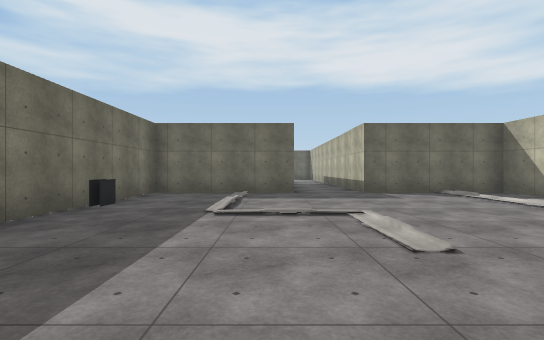
View 1 (above)

16 first-person views from a walk through a Unity game level. The camera is 1.3 m above the floor, looks level and sees 85° across. The floor is counted in squares, 2 m on a side. Each view is taken from the middle of a square. On the plan, view 1 faces up. The plan holds only what a view shows up to about 9 squares ahead; the rest is blank. The place goes on beyond the plan. The player character is not drawn. Some animated figures are left out. Some surface patterns are stand-ins.

View 2
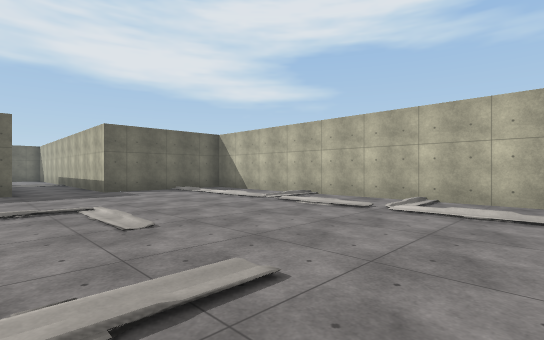

View 3
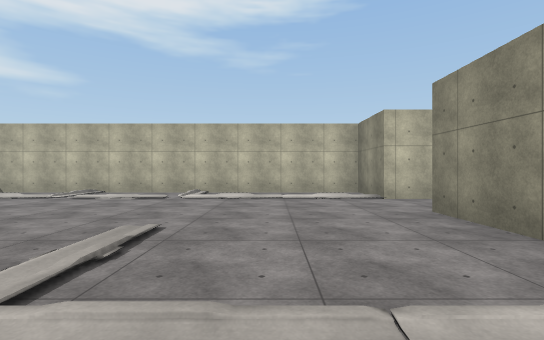

View 4
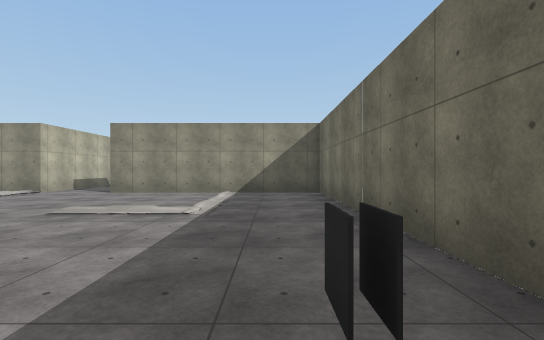

View 5
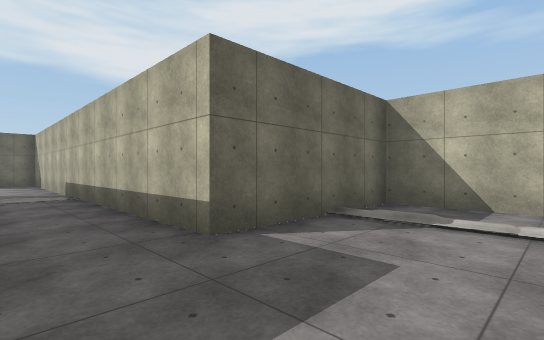

View 6
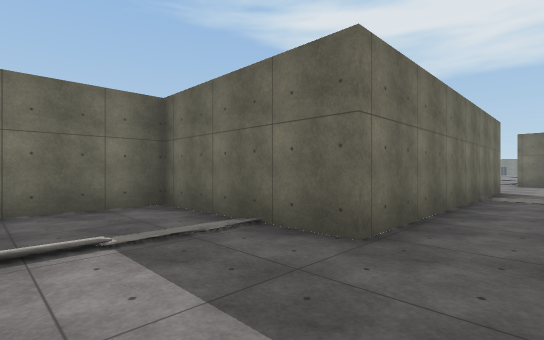

View 7
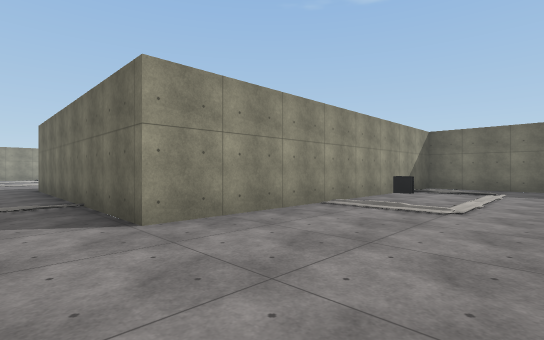

View 8
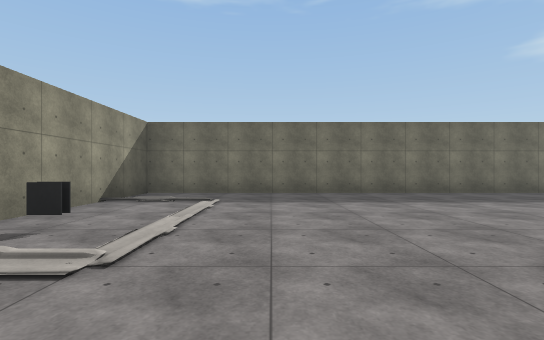

View 9
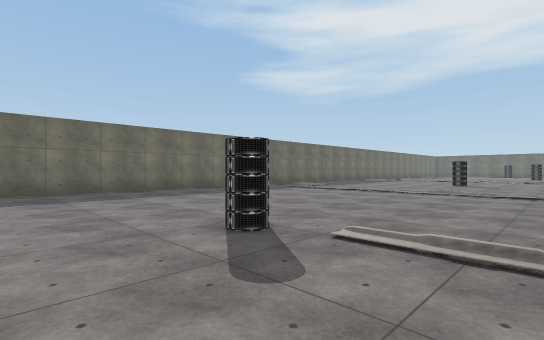

View 10
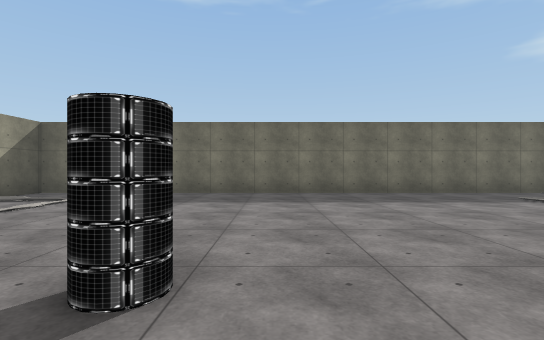

View 11
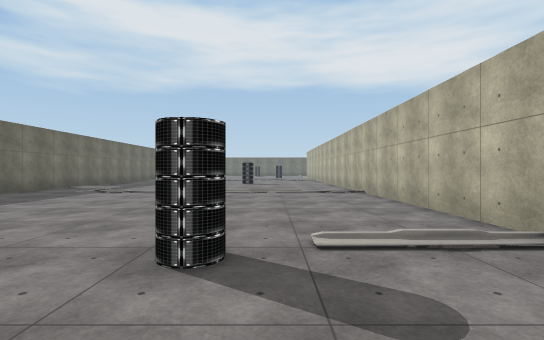

View 12
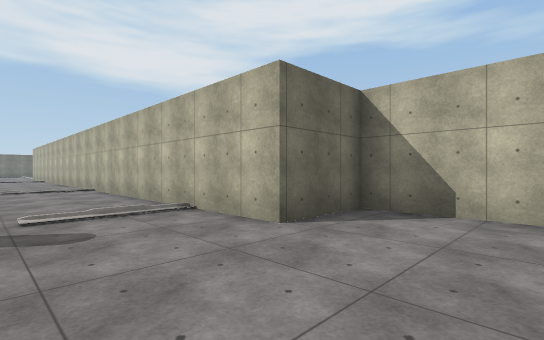

View 13
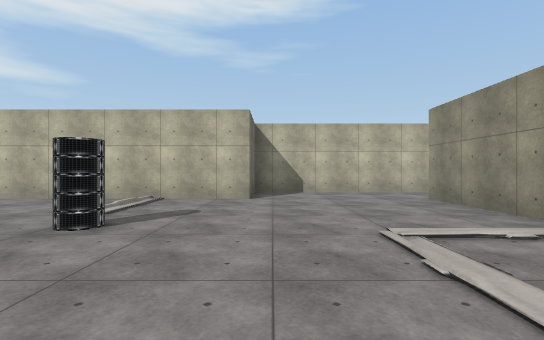

View 14
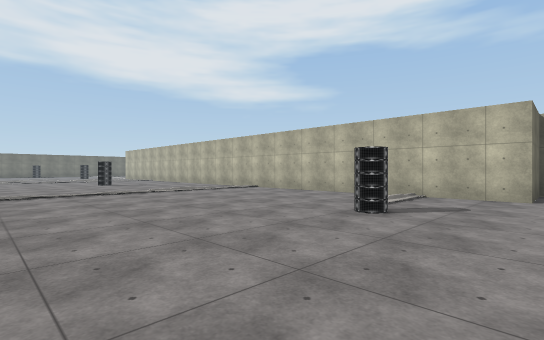

View 15
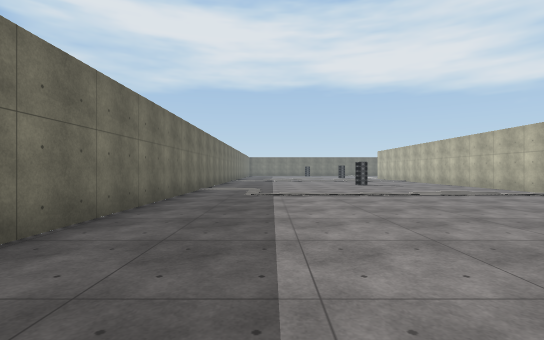

View 16
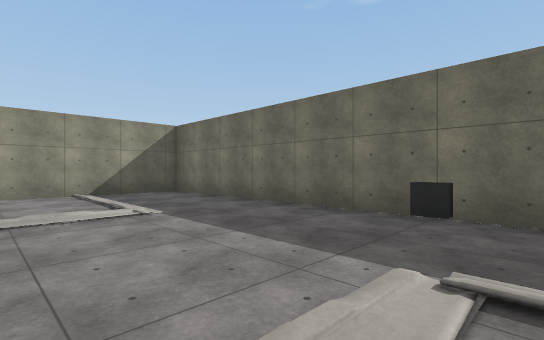

### Floor plan
Key: @ floor where view 1 was taken; # wall or solid block; . floor; / step, stairs or slope; O other object.
Columns run from 10 left of view 1 to 7 right of it. Each row starts with its distance up from view 1.
 30 #..........#
 29 #..........#
 28 #..........#
 27 #..........#
 26 #..........#
 25 #..........#
 24 #..........#
 23 #..........#
 22 #.......O..#
 21 #..........###
 20 #............#
 19 #............#
 18 #.....O......#
 17 #............#
 16 ###########..#
 15           #..#
 14           #..#
 13           #..#
 12           #..#
 11           #..#
 10           #..#
  9       #####..#####
  8       #../...../.#
  7       #../...../.#
  6       #../...../.#
  5       #../...../.#
  4       #.O......//#
  3       #......../.#
  2       #......../.#
  1       #........//#
  0       #...@..../.#
 -1       #......../.#
 -2       #......../.#
 -3       #......../.#
 -4       #######..###
 -5                #

Where each view was taken, in squares from view 1:
view 1: 0 up, 0 right, facing up
view 2: 1 down, 0 right, facing up-right
view 3: 1 down, 2 left, facing right
view 4: 5 up, 2 left, facing down
view 5: 6 up, 1 right, facing up-right
view 6: 6 up, 2 right, facing up-left
view 7: 20 up, 2 right, facing down-left
view 8: 20 up, 1 left, facing left
view 9: 20 up, 0 right, facing up-left
view 10: 23 up, 1 left, facing left
view 11: 20 up, 2 left, facing up
view 12: 18 up, 2 left, facing up-right
view 13: 20 up, 6 left, facing right
view 14: 20 up, 7 left, facing up-right
view 15: 21 up, 7 left, facing up
view 16: 5 up, 1 right, facing down-left
